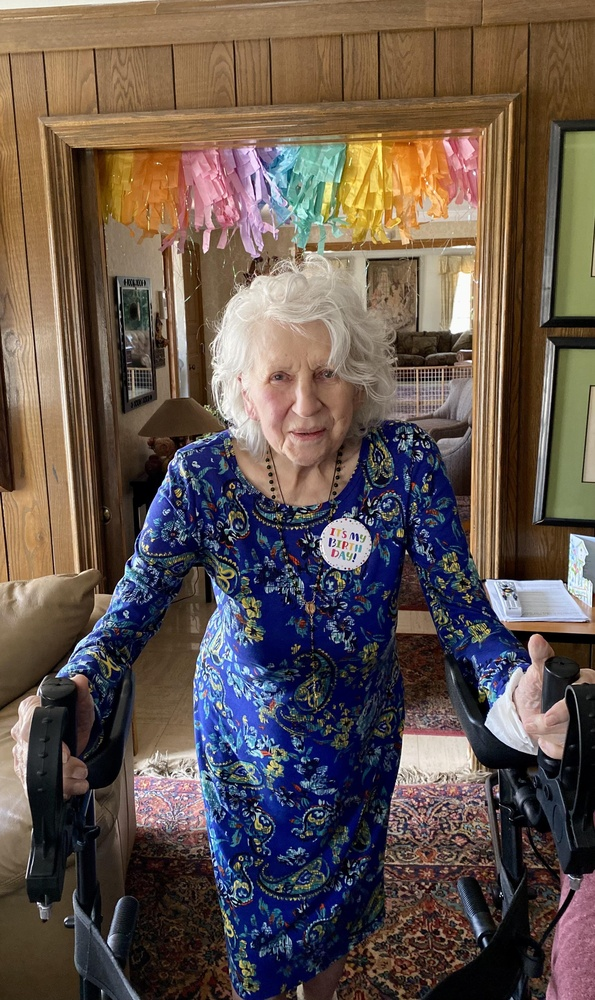
#> input picture images/126xo3m.jpg, 595 x 1000 px, shrunk from 2202 x 3700 before the run; its folder holds only this picture in this run
$ python FacialRecognition.py
#> lines starting #> are read from the running program, lines starting #| are printed output that depends on the picture
import cv2
import os

# Load the pre-trained face detection model (you might need to download the model)
face_cascade = cv2.CascadeClassifier('haarcascade_frontalface_default.xml')

# Get the path of the current script (facial_recognition/FacialRecognition.py)
script_directory = os.path.dirname(os.path.abspath(__file__))

# Define the path to the directory containing your images (in the root directory)
image_directory = os.path.join(script_directory, '..', 'images')  # Go up one level to the root directory

# Define the directory to save extracted faces (in the root directory)
output_directory = os.path.join(script_directory, '..', 'faces')

# Ensure the output directory exists
os.makedirs(output_directory, exist_ok=True)

# Iterate through image files
for filename in os.listdir(image_directory):
    if filename.endswith(('.jpg', '.png', '.jpeg')):  # Add more image extensions if needed
        # Load the image
        image_path = os.path.join(image_directory, filename)
        image = cv2.imread(image_path)
#> image is the input picture: shape (1000, 595, 3); mean B, G, R 78.7, 85.8, 100.1

        # Check if the image was loaded successfully
        if image is not None:
            # Convert the image to grayscale
            gray = cv2.cvtColor(image, cv2.COLOR_BGR2GRAY)
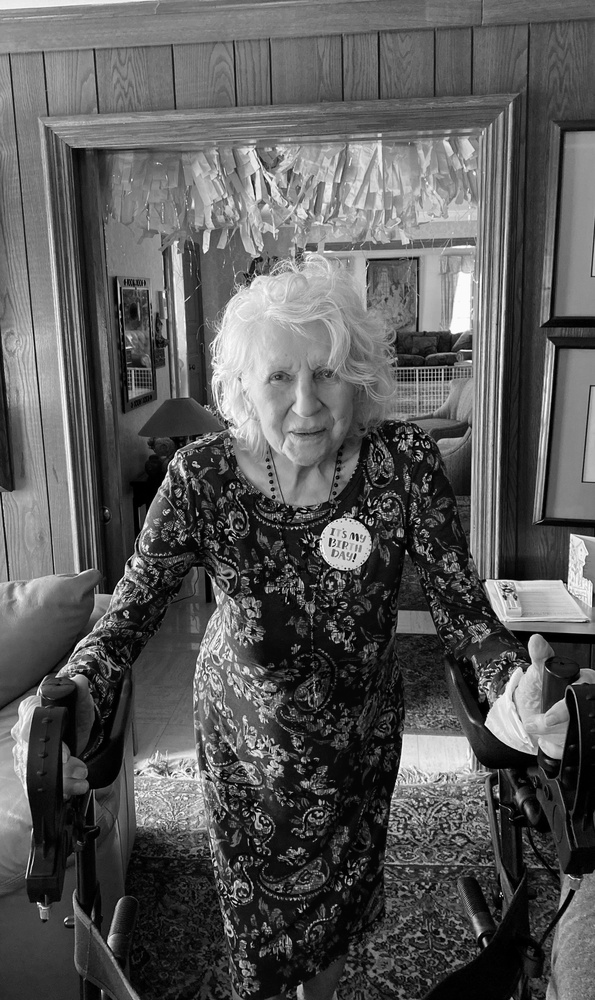
#> gray: shape (1000, 595); min 0, max 255, mean 89.2

            # Detect faces in the image
            faces = face_cascade.detectMultiScale(gray, scaleFactor=1.1, minNeighbors=5, minSize=(30, 30))
#> faces = [[317, 512, 60, 60], [311, 552, 61, 61], [142, 740, 72, 72], [240, 333, 125, 125]]

            # Process and save each detected face
            for i, (x, y, w, h) in enumerate(faces):
                # Extract the face from the image
                face = image[y:y + h, x:x + w]

                # Save the face to a separate file in the output_directory
                face_filename = f'{filename}_face_{i}.jpg'
                face_output_path = os.path.join(output_directory, face_filename)
                cv2.imwrite(face_output_path, face)

                # Display a success message
                print(f"Success: Face extracted from {filename} and saved as {face_filename}")
#> this loop made 4 passes
#> (x, y, w, h, face_filename) on passes 1 to 4: (317, 512, 60, 60, '126xo3m.jpg_face_0.jpg'), (311, 552, 61, 61, '126xo3m.jpg_face_1.jpg'), (142, 740, 72, 72, '126xo3m.jpg_face_2.jpg'), (240, 333, 125, 125, '126xo3m.jpg_face_3.jpg')
#| Success: Face extracted from 126xo3m.jpg and saved as 126xo3m.jpg_face_0.jpg
#| Success: Face extracted from 126xo3m.jpg and saved as 126xo3m.jpg_face_1.jpg
#| Success: Face extracted from 126xo3m.jpg and saved as 126xo3m.jpg_face_2.jpg
#| Success: Face extracted from 126xo3m.jpg and saved as 126xo3m.jpg_face_3.jpg
#> pass 1, `face = image[y:y + h, x:x + w]`:
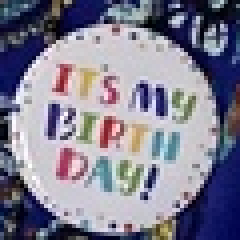
#> face: shape (60, 60, 3) (shown 4 times larger); mean B, G, R 144.7, 126.4, 128.6
#> pass 2, `face = image[y:y + h, x:x + w]`:
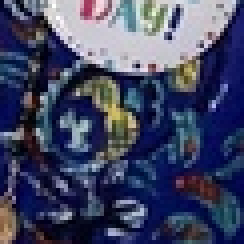
#> face: shape (61, 61, 3) (shown 4 times larger); mean B, G, R 100, 70.9, 66.2
#> pass 3, `face = image[y:y + h, x:x + w]`:
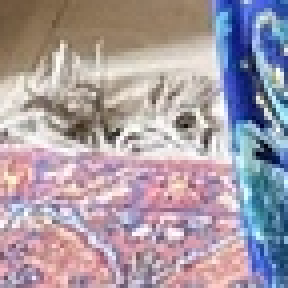
#> face: shape (72, 72, 3) (shown 4 times larger); mean B, G, R 165.7, 156, 168.4
        else:
            print(f"Error: Unable to load the image {filename}")

$ run again, on images/5bx4bx.jpg
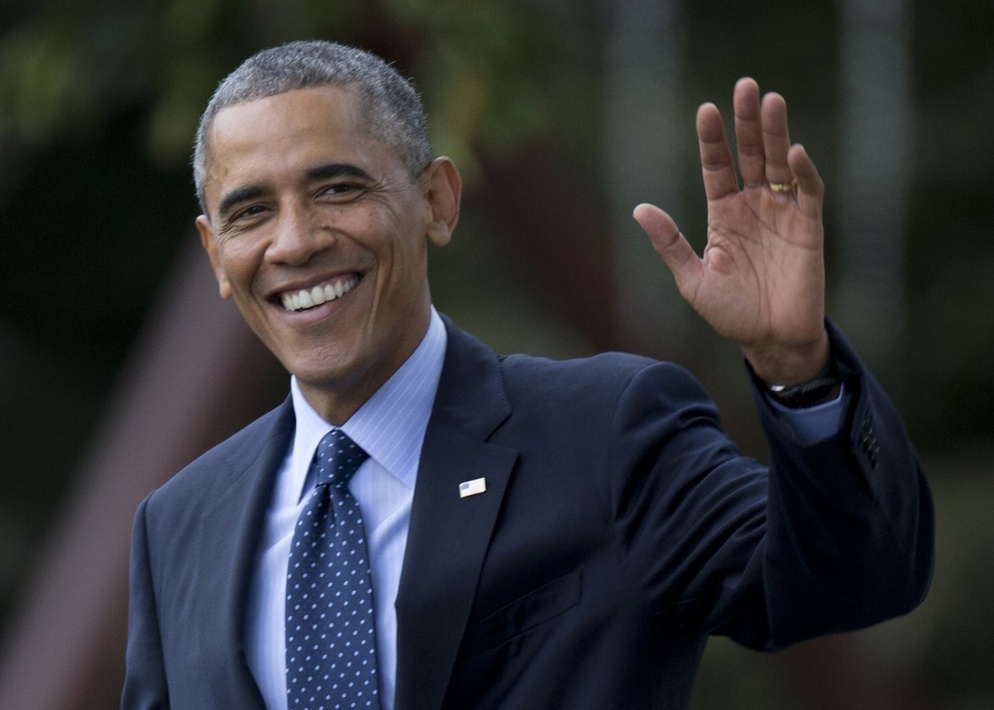
#> input picture images/5bx4bx.jpg, 994 x 710 px, shrunk from 1484 x 1060 before the run
#> image is the input picture: shape (710, 994, 3); mean B, G, R 54.2, 51.5, 50.2
#> `gray = cv2.cvtColor(image, cv2.COLOR_BGR2GRAY)`:
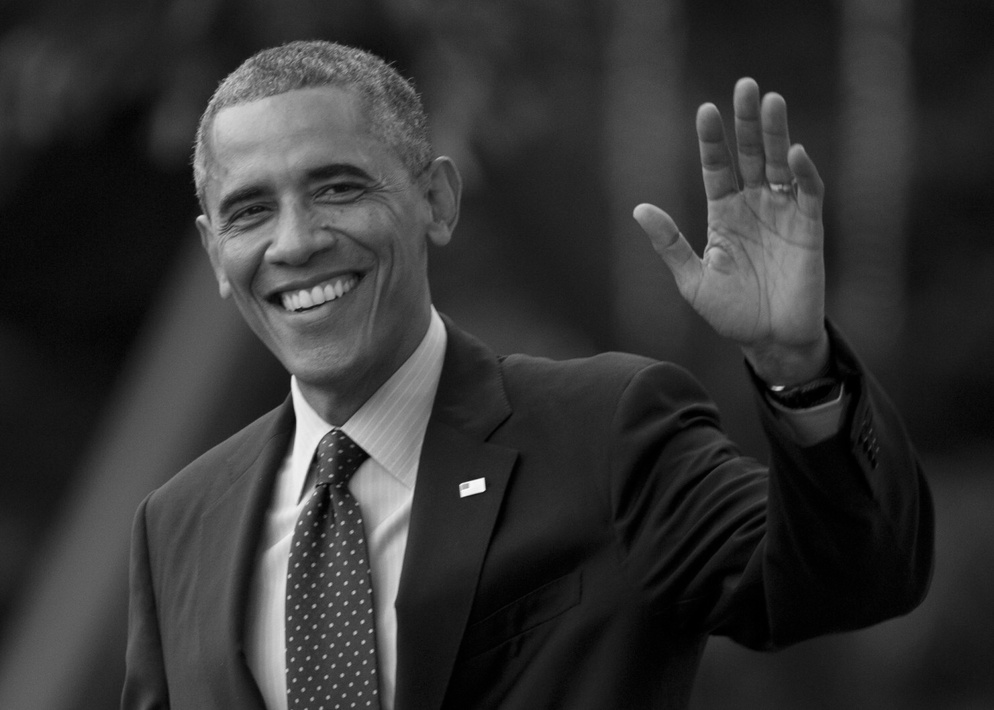
#> gray: shape (710, 994); min 0, max 253, mean 51.4
#> faces = [[169, 96, 261, 261]]
#> the loop `for i, (x, y, w, h) in enumerate(faces):` made 1 pass
#> (x, y, w, h, face_filename) on pass 1: (169, 96, 261, 261, '5bx4bx.jpg_face_0.jpg')
#> (printed output is left out)
#> pass 1, `face = image[y:y + h, x:x + w]`:
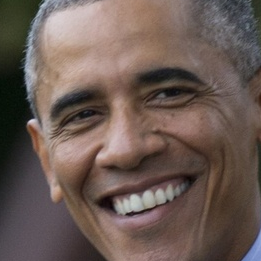
#> face: shape (261, 261, 3); mean B, G, R 84.3, 91, 107.4
